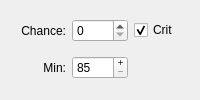
             <widget class="QWidget" name="crit_tab">
              <property name="step_cycles" stdset="0">
               <UInt>2</UInt>
              </property>
              <attribute name="title">
               <string>Crit/Damage</string>
              </attribute>
              <layout class="QGridLayout" name="gridLayout_7">
               <item row="1" column="0">
                <widget class="QLabel" name="label_45">
                 <property name="text">
                  <string>Min:</string>
                 </property>
                 <property name="alignment">
                  <set>Qt::AlignRight|Qt::AlignTrailing|Qt::AlignVCenter</set>
                 </property>
                </widget>
               </item>
               <item row="1" column="1">
                <widget class="QSpinBox" name="min_dmg">
                 <property name="buttonSymbols">
                  <enum>QAbstractSpinBox::PlusMinus</enum>
                 </property>
                 <property name="keyboardTracking">
                  <bool>false</bool>
                 </property>
                 <property name="minimum">
                  <number>85</number>
                 </property>
                 <property name="maximum">
                  <number>100</number>
                 </property>
                </widget>
               </item>
               <item row="0" column="1">
                <widget class="QSpinBox" name="chance">
                 <property name="keyboardTracking">
                  <bool>false</bool>
                 </property>
                 <property name="maximum">
                  <number>4</number>
                 </property>
                </widget>
               </item>
               <item row="0" column="2">
                <widget class="QCheckBox" name="crit">
                 <property name="text">
                  <string>Crit</string>
                 </property>
                 <property name="checked">
                  <bool>true</bool>
                 </property>
                 <property name="tristate">
                  <bool>true</bool>
                 </property>
                </widget>
               </item>
               <item row="0" column="0">
                <widget class="QLabel" name="label_50">
                 <property name="text">
                  <string>Chance:</string>
                 </property>
                 <property name="alignment">
                  <set>Qt::AlignRight|Qt::AlignTrailing|Qt::AlignVCenter</set>
                 </property>
                </widget>
               </item>
              </layout>
             </widget>
